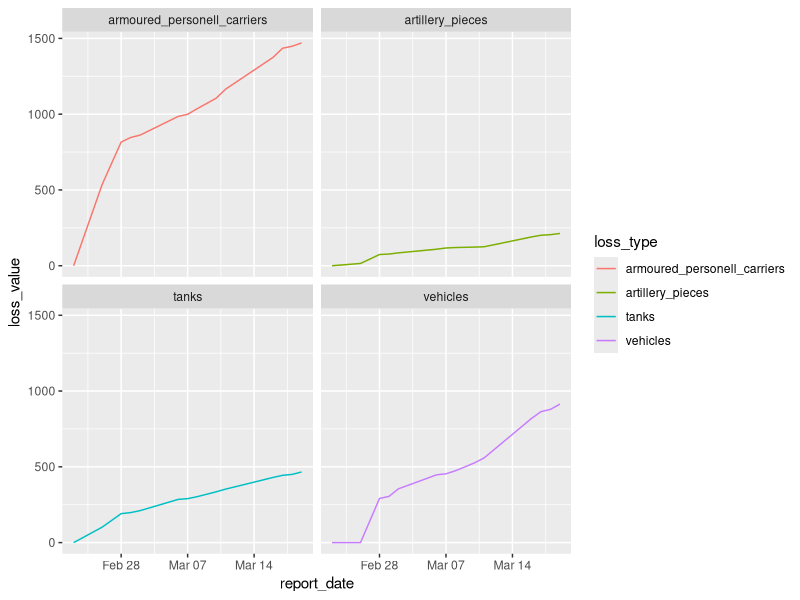
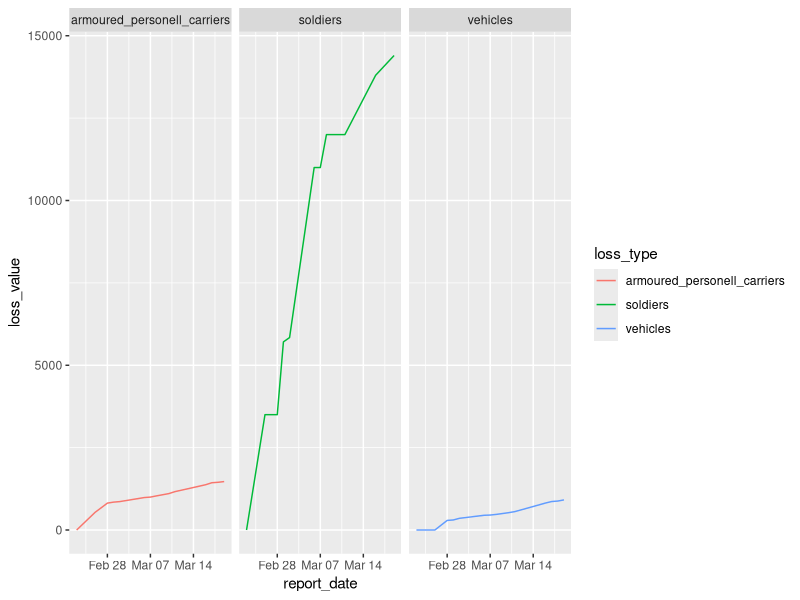
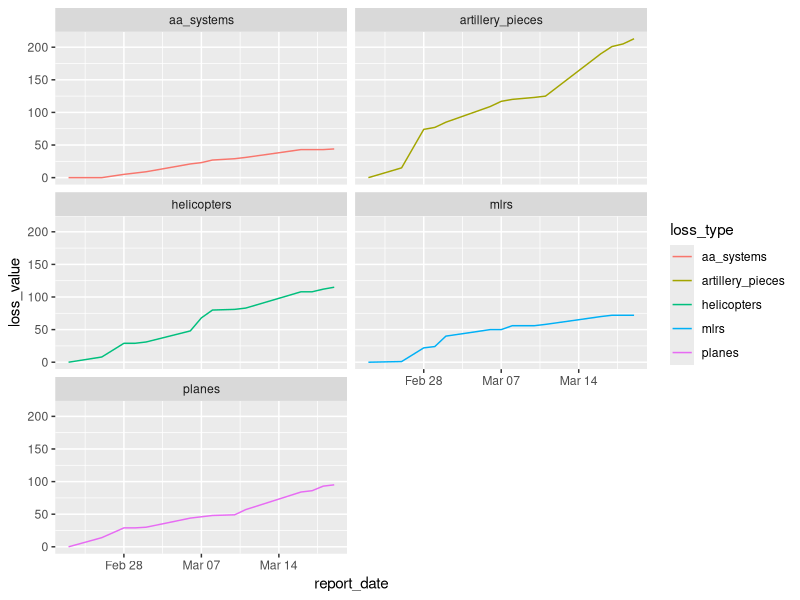
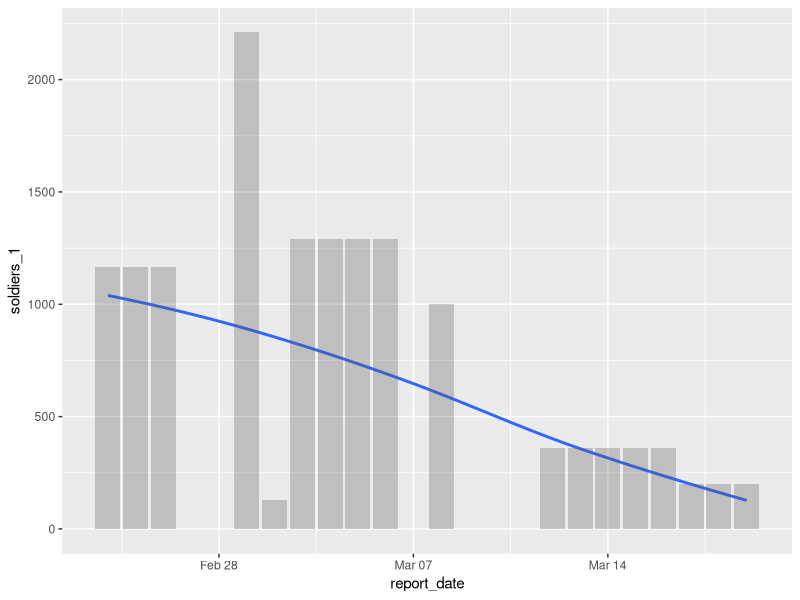
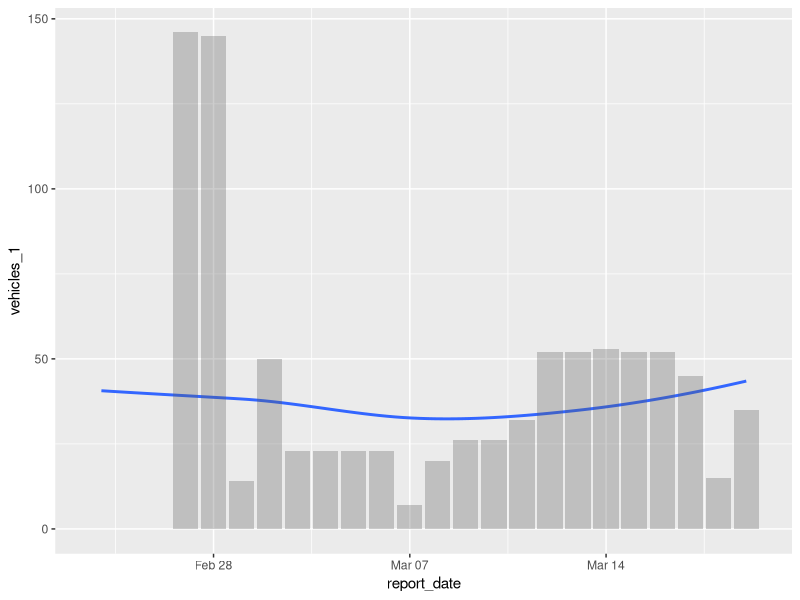
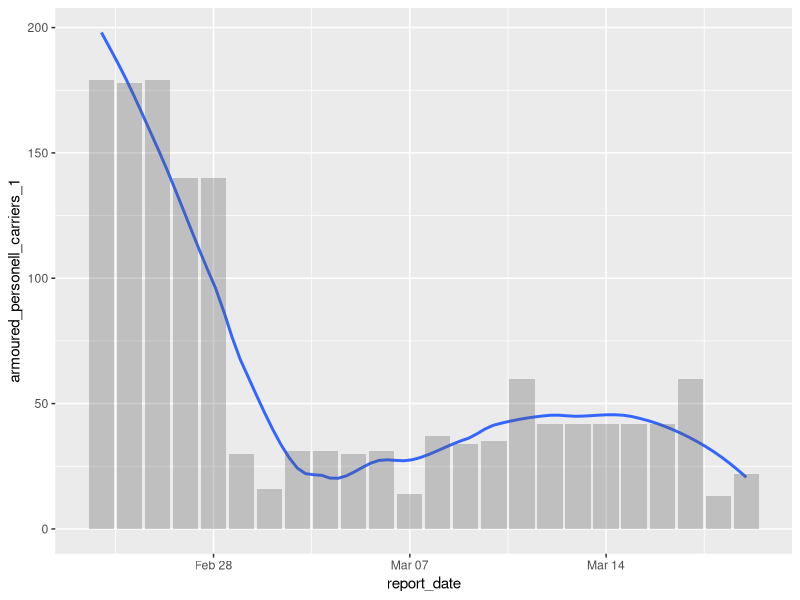
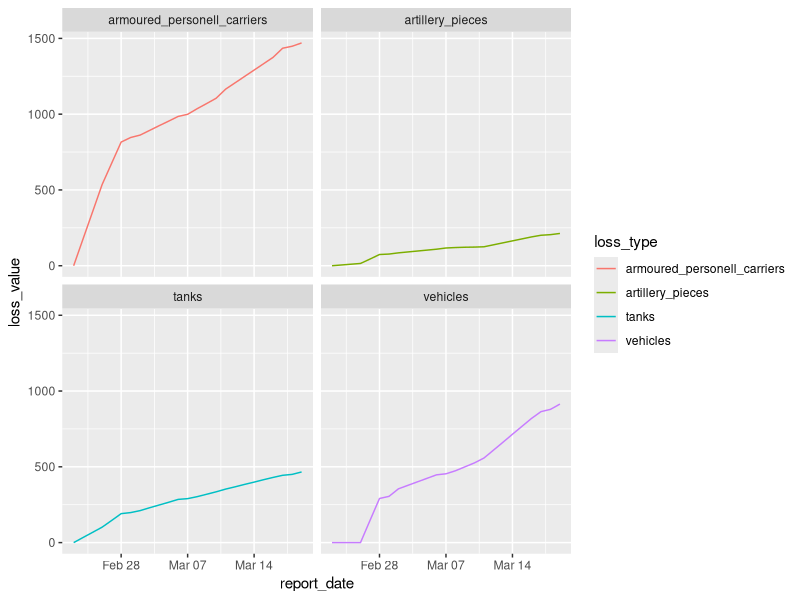

These figures' R source, in order:
## ---- chunk 1
knitr::opts_chunk$set(echo = TRUE)
library(dplyr)
library(ggplot2)
library(forecast)
## ---- chunk 2
russian_losses <- tibble::tribble(
  ~report_date, ~soldiers, ~planes, ~helicopters, ~tanks,  ~artillery_pieces,  
  ~armoured_personell_carriers, ~mlrs, ~boats, ~vehicles, ~fuel_tankers, ~uav, ~aa_systems,
  "2022-02-23", 0, 0, 0, 0, 0, 0, 0, 0, 0, 0, 0, 0,
  "2022-02-26", 3500, 14, 8, 102, 15, 536, 1, 0, 0, 0, 0, 0,
  "2022-02-28", 3500, 29, 29, 191, 74, 816, 22, 0, 291, 60, 3, 5,
  "2022-03-01", 5710, 29, 29, 198, 77, 846, 24, 2, 305, 60, 3, 7,
  "2022-03-02", 5840, 30, 31, 211, 85, 862, 40, 2, 355, 60, 3, 9,
  "2022-03-06", 11000, 44, 48, 285, 109, 985, 50, 2, 447, 60, 4, 21,
  "2022-03-07", 11000, 46, 68, 290, 117, 999, 50, 2, 454, 60, 7, 23,
  "2022-03-08", 12000, 48, 80, 303, 120, 1036, 56, 2, 474, 60, 7, 27,
  "2022-03-10", 12000, 49, 81, 335, 123, 1105, 56, 2, 526, 60, 7, 29,
  "2022-03-11", 12000, 57, 83, 353, 125, 1165, 58, 2, 558, 60, 7, 31,
  "2022-03-16", 13800, 84, 108, 430, 190, 1375, 70, 2, 819, 60, 11, 43,
  "2022-03-17", 14000, 86, 108, 444, 201, 1435, 72, 2, 864, 60, 11, 43,
  "2022-03-18", 14200, 93, 112, 450, 205, 1448, 72, 3, 879, 60, 12, 43,
  "2022-03-19", 14400, 95, 115, 466, 213, 1470, 72, 3, 914, 60, 17, 44,
  ) %>% 
  mutate(report_date = as.Date(report_date))

campaign_length = as.integer(max(russian_losses$report_date) - min(russian_losses$report_date))
campaign_length_weeks = ceiling(campaign_length / 7)

russian_losses
 
## ---- chunk 3
 
russian_losses %>% 
  filter(report_date == as.character(max(russian_losses$report_date))) %>% 
  select(-report_date) %>% 
  purrr::map_df(.f=function(x) x / campaign_length)
## ---- chunk 4
russian_losses %>% 
  select(report_date, tanks, artillery_pieces, armoured_personell_carriers, vehicles) %>% 
  tidyr::pivot_longer(cols = where(~is.numeric(.x)), names_to="loss_type", values_to="loss_value") %>% 
  ggplot(aes(report_date, loss_value, group=loss_type, colour=loss_type)) +
  geom_line() +
  facet_wrap(~loss_type, ncol = 2)

## ---- chunk 5
russian_losses %>% 
  select(report_date, soldiers, armoured_personell_carriers, vehicles) %>% 
  tidyr::pivot_longer(cols = where(~is.numeric(.x)), names_to="loss_type", values_to="loss_value") %>% 
  ggplot(aes(report_date, loss_value, group=loss_type, colour=loss_type)) +
  geom_line() +
  facet_wrap(~loss_type, ncol = 3)

## ---- chunk 6
russian_losses %>% 
  select(report_date, planes, helicopters, artillery_pieces, mlrs, aa_systems) %>% 
  tidyr::pivot_longer(cols = where(~is.numeric(.x)), names_to="loss_type", values_to="loss_value") %>% 
  ggplot(aes(report_date, loss_value, group=loss_type, colour=loss_type)) +
  geom_line() +
  facet_wrap(~loss_type, ncol = 2)

## ---- chunk 7

russian_losses_all_dates <-
  dplyr::tibble(report_date = min(russian_losses$report_date) + 0:campaign_length) %>%
  left_join(russian_losses, by="report_date")


russian_losses_all_dates
## ---- chunk 8
russian_losses_all_dates <- 
  russian_losses_all_dates %>% 
  mutate(across(where(~is.numeric(.x)), .fns=forecast::na.interp)) %>%
  mutate(across(where(~is.numeric(.x)), .fns=as.numeric)) %>% 
  mutate(across(where(~is.numeric(.x)), .fns=round))

russian_losses_all_dates
## ---- chunk 9
russian_losses_all_dates <- 
  russian_losses_all_dates %>% 
  mutate(campaign_week_number = c(0, rep(1:campaign_length_weeks, each=7)[1:(campaign_length)]))
  
russian_losses_all_dates
## ---- chunk 10
russian_losses_all_dates %>% 
  mutate(soldiers_lag = dplyr::lag(soldiers)) %>% 
  select(report_date, soldiers, soldiers_lag)

daily_diff <- function(val){
  val - dplyr::lag(val) 
}


russian_losses_all_dates %>% 
  select(report_date, soldiers, campaign_week_number) %>% 
  mutate(across(where(~is.numeric(.x)), .fns=daily_diff, .names = "{.col}_{.fn}")) %>% 
  select(-campaign_week_number_1) %>% 
  ggplot(aes(report_date, soldiers_1)) +
  geom_smooth(se=FALSE, span=2) +
  geom_bar(stat = "identity", alpha = 0.3)
  

## ---- chunk 11

russian_losses_all_dates %>% 
  select(report_date, vehicles, campaign_week_number) %>% 
  mutate(across(where(~is.numeric(.x)), .fns=daily_diff, .names = "{.col}_{.fn}")) %>% 
  select(-campaign_week_number_1) %>% 
  ggplot(aes(report_date, vehicles_1)) +
  geom_smooth(se=FALSE, span=2) +
  geom_bar(stat = "identity", alpha = 0.3)

## ---- chunk 12
russian_losses_all_dates %>% 
  select(report_date, armoured_personell_carriers, campaign_week_number) %>% 
  mutate(across(where(~is.numeric(.x)), .fns=daily_diff, .names = "{.col}_{.fn}")) %>% 
  select(-campaign_week_number_1) %>% 
  ggplot(aes(report_date, armoured_personell_carriers_1)) +
  geom_smooth(se=FALSE, span=0.5) +
  geom_bar(stat = "identity", alpha = 0.3)

## ---- chunk 13
russian_losses_all_dates %>% 
  select(report_date, tanks, artillery_pieces, armoured_personell_carriers, vehicles) %>% 
  tidyr::pivot_longer(cols = where(~is.numeric(.x)), names_to="loss_type", values_to="loss_value") %>% 
  ggplot(aes(report_date, loss_value, group=loss_type, colour=loss_type)) +
  geom_line() +
  facet_wrap(~loss_type, ncol = 2)
